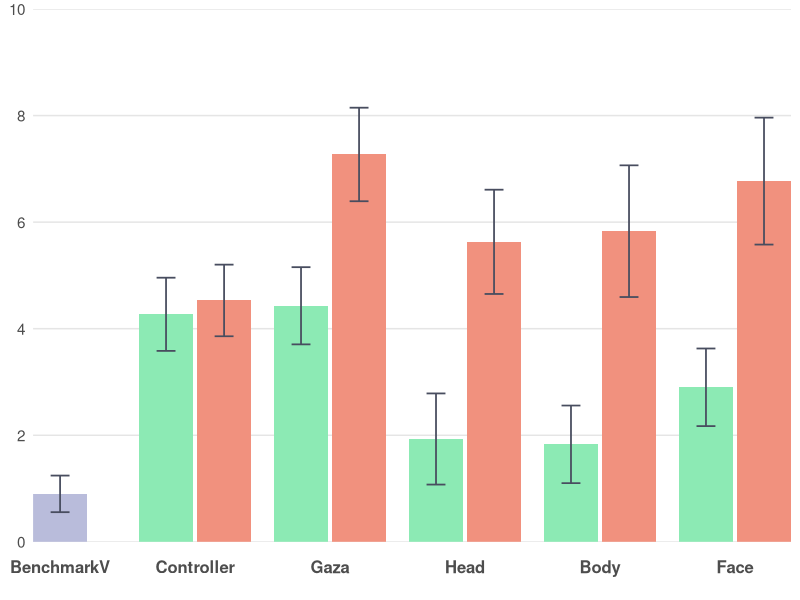
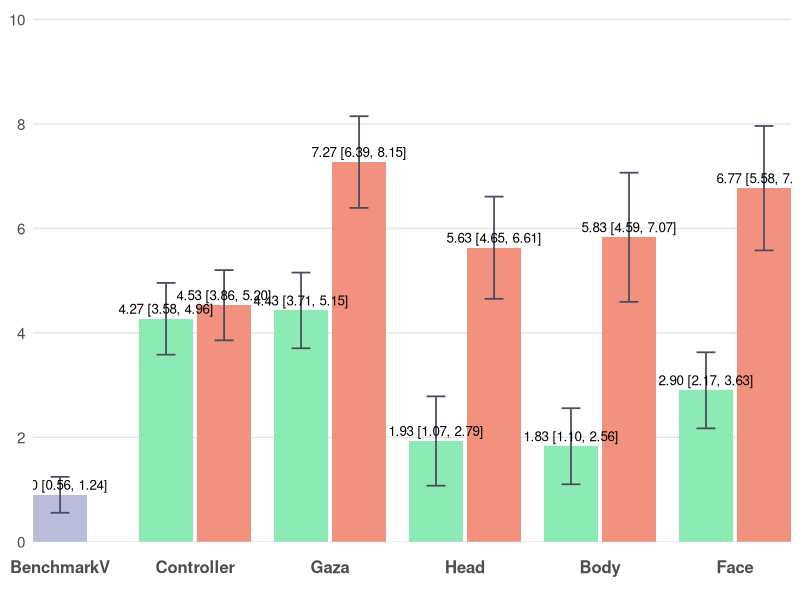

The R script that drew these images, in order:
# ================= Packages =================
if (!require(ggplot2)) install.packages("ggplot2")
library(ggplot2)

# ================= Data =================
bench_mean <- 0.9; bench_sd <- 0.92

dat <- data.frame(
  Category = c("BenchmarkV",
               "Controller","Controller",
               "Gaza","Gaza",
               "Head","Head",
               "Body","Body",
               "Face","Face"),
  slot     = c("C",
               "L","R",
               "L","R",
               "L","R",
               "L","R",
               "L","R"),
  series   = c("BenchmarkV",
               "Low","High",
               "Low","High",
               "Low","High",
               "Low","High",
               "Low","High"),
  mean     = c(bench_mean,
               4.27, 4.53,    # Controller: Low, High
               4.43, 7.27,    # Gaza: Low, High
               1.93, 5.63,    # Head: Low, High
               1.83, 5.83,    # Body: Low, High
               2.9, 6.77),    # Face: Low, High
  sd       = c(bench_sd,
               1.84, 1.80,    # Controller: Low, High
               1.94, 2.35,    # Gaza: Low, High
               2.29, 2.62,    # Head: Low, High
               1.95, 3.31,    # Body: Low, High
               1.95, 3.19),   # Face: Low, High
  stringsAsFactors = FALSE
)

# 固定横轴顺序
dat$Category <- factor(dat$Category,
  levels = c("BenchmarkV","Controller","Gaza","Head","Body","Face"))
dat$slot   <- factor(dat$slot, levels = c("L","C","R"))
dat$series <- factor(dat$series, levels = c("Low","BenchmarkV","High"))

# ================= 手动定位（确保居中+相邻柱体有间距） =================
# 以每个类目的中心为整数(1,2,3,...)，在左右各偏移 delta；两柱宽度为 bar_w
group_w <- 0.8               # 每个类目总体占宽（<1 避免挤到相邻类目）
bar_w   <- group_w / 2       # 0.4  柱体宽度保持不变
delta   <- group_w / 4       # 0.2  基础偏移
gap     <- 0.03              # 相邻柱体间距（几个像素）

# 对于非BenchmarkV类别，L和R之间增加间距
offset_map <- c(L = -delta - gap/2, C = 0, R = +delta + gap/2)

x_base <- as.numeric(dat$Category)
dat$x  <- x_base + unname(offset_map[as.character(dat$slot)])

# ================= 配色方案 =================
col_low  <- "#8CEAB4"      # Low
col_high <- "#F1917E"      # High
col_bench <- "#B9BCDB"      # BenchmarkV

err_col   <- "#484D5F"

theme_base <- theme_minimal(base_size = 13) +
  theme(
    legend.position    = "none",
    panel.background   = element_rect(fill = "#FFFFFF", color = NA),  # 白底
    plot.background    = element_rect(fill = "#FFFFFF", color = NA),  # 白底
    panel.grid.major   = element_blank(),  # 去除所有网格线
    panel.grid.minor   = element_blank(),  # 去除所有网格线
    panel.grid.major.x = element_blank(),
    panel.grid.minor.x = element_blank(),
    panel.grid.major.y = element_blank(),
    panel.grid.minor.y = element_blank(),
    axis.ticks.x       = element_blank(),  # 去除x轴刻度线（底部灰色竖线）
    axis.ticks.y       = element_blank(),  # 去除y轴刻度线（左侧竖着的刻度线）
    axis.line.x        = element_blank(),  # 去除x轴线（底部灰色竖线）
    axis.line.y        = element_blank(),  # 去除y轴线（左侧竖线）
    axis.text.x        = element_text(size = 12, face = "bold", 
                                       margin = margin(t = 10, b = 10)),  # 底部文字距离坐标轴更远
    axis.text.y        = element_text(size = 11),
    axis.title         = element_blank()
  )

# y 轴：根据数据特点确定范围（0-10，主要刻度间隔为 2）
y_top    <- 10
y_breaks <- seq(0, 10, by = 2)  # 0, 2, 4, 6, 8, 10

# x 轴：用数值坐标，刻度放在每个类目中心
x_breaks <- seq_along(levels(dat$Category))
x_labels <- levels(dat$Category)

# ================= 95% 置信区间计算 =================
n <- 30  # 样本量
df <- n - 1  # 自由度 = 29
t_critical <- qt(0.975, df)  # t分布临界值（95% CI，双尾）
# 计算95% CI的误差范围
dat$ci_margin <- t_critical * (dat$sd / sqrt(n))

# ================= 图1：不带标注 =================
p1 <- ggplot(dat, aes(x = x, y = mean, fill = series)) +
  # 手动添加 0-10 的水平坐标线
  geom_hline(yintercept = y_breaks, color = "#E5E5E5", linewidth = 0.5) +
  geom_col(width = bar_w, position = "identity", colour = NA) +
  geom_errorbar(aes(ymin = mean - ci_margin, ymax = mean + ci_margin),
                width = bar_w * 0.35, color = err_col, linewidth = 0.6,
                position = "identity") +
  scale_fill_manual(values = c(Low = col_low, BenchmarkV = col_bench, High = col_high)) +
  scale_y_continuous(breaks = y_breaks, minor_breaks = NULL) +
  scale_x_continuous(breaks = x_breaks, labels = x_labels, expand = c(0, 0)) +
  coord_cartesian(ylim = c(0, y_top), expand = 0) +
  theme_base

# ================= 图2：带"均值 (95% CI)"标注 =================
lab_df <- transform(dat, label = sprintf("%.2f [%.2f, %.2f]", mean, 
                                          mean - ci_margin, mean + ci_margin))

p2 <- ggplot(dat, aes(x = x, y = mean, fill = series)) +
  # 手动添加 0-10 的水平坐标线
  geom_hline(yintercept = y_breaks, color = "#E5E5E5", linewidth = 0.5) +
  geom_col(width = bar_w, position = "identity", colour = NA) +
  geom_errorbar(aes(ymin = mean - ci_margin, ymax = mean + ci_margin),
                width = bar_w * 0.35, color = err_col, linewidth = 0.6,
                position = "identity") +
  geom_text(data = lab_df, aes(label = label),
            vjust = -0.5, size = 3.4, position = "identity") +
  scale_fill_manual(values = c(Low = col_low, BenchmarkV = col_bench, High = col_high)) +
  scale_y_continuous(breaks = y_breaks, minor_breaks = NULL) +
  scale_x_continuous(breaks = x_breaks, labels = x_labels, expand = c(0, 0)) +
  coord_cartesian(ylim = c(0, y_top * 1.02), expand = 0) +
  theme_base

# 保存文件
ggsave("performance_NoC_no_labels.png", p1, width = 8, height = 3.57, dpi = 300, bg = "white")
ggsave("performance_NoC_with_labels.png", p2, width = 8, height = 3.92, dpi = 300, bg = "white")
